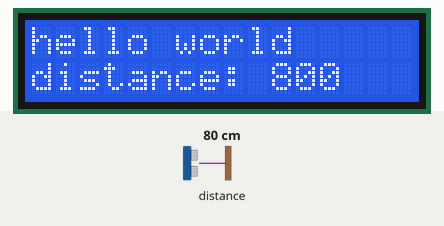
This sketch was run on a simulated Arduino Uno, built with avr-gcc and run on an emulated ATmega328P. Parts: 16×2 character LCD. The test bench sets the inputs (shaded band); at power-on: distance to the obstacle 80 cm. What the sketch prints to the serial monitor is not drawn.

Above: at 1.2 s.
1.3 s: distance to the obstacle set to 2 cm
At 2.7 s:
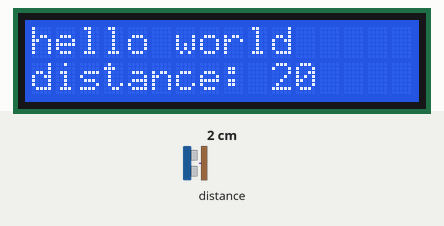
3.7 s: distance to the obstacle set to 4 cm
At 5.0 s:
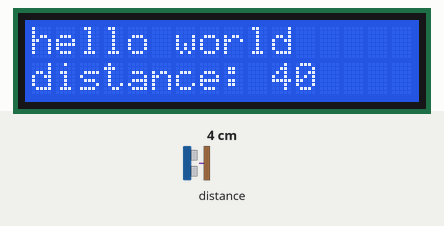
5.8 s: distance to the obstacle set to 9 cm
At 7.3 s:
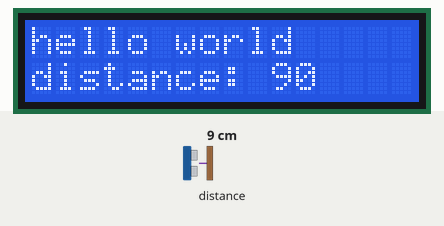
Timing chart, 0 to 8.8 s (numbered marks = the images above; inputs shaded):
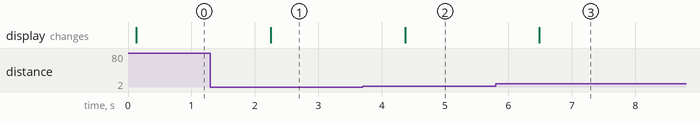

Measured:
- after the input at 1.3 s, the display: changes after 0.95 s (image 1)
- after the input at 3.7 s, the display: changes after 0.67 s (image 2)
- after the input at 5.8 s, the display: changes after 0.69 s (image 3)

The sketch:

logic.ino
```cpp
#include <Wire.h>
#include <VL53L0X.h>
#include <LiquidCrystal_I2C.h>

LiquidCrystal_I2C lcd (0x27,16,2);

VL53L0X sensor;

void setup() {
  // put your setup code here, to run once:
  setupLcd();

  setupDistanceSensor();
}

void setupDistanceSensor(){
  Serial.begin(9600);
  Wire.begin();

  sensor.setTimeout(500);
  if (!sensor.init())
  {
    Serial.println("Failed to detect and initialize sensor!");
    while (1) {}
  }
  sensor.startContinuous();
}

void setupLcd(){
  lcd.init();
  lcd.backlight();
  lcd.clear();
  lcd.setCursor(0, 0);
  lcd.print("start");
}

void loop() {
  // put your main code here, to run repeatedly:
  int distance = sensor.readRangeContinuousMillimeters();
  if (sensor.timeoutOccurred()) { Serial.print(" TIMEOUT"); }
  display(distance);


  delay(1000);

}
void display(int distance){
  lcd.clear();
  lcd.setCursor(0, 0);
  lcd.print("hello world");
  lcd.setCursor(0, 1);
  lcd.print("distance:");
  lcd.setCursor(10,1);
  lcd.print(distance);

  Serial.print(distance);
  Serial.println();
}
```
